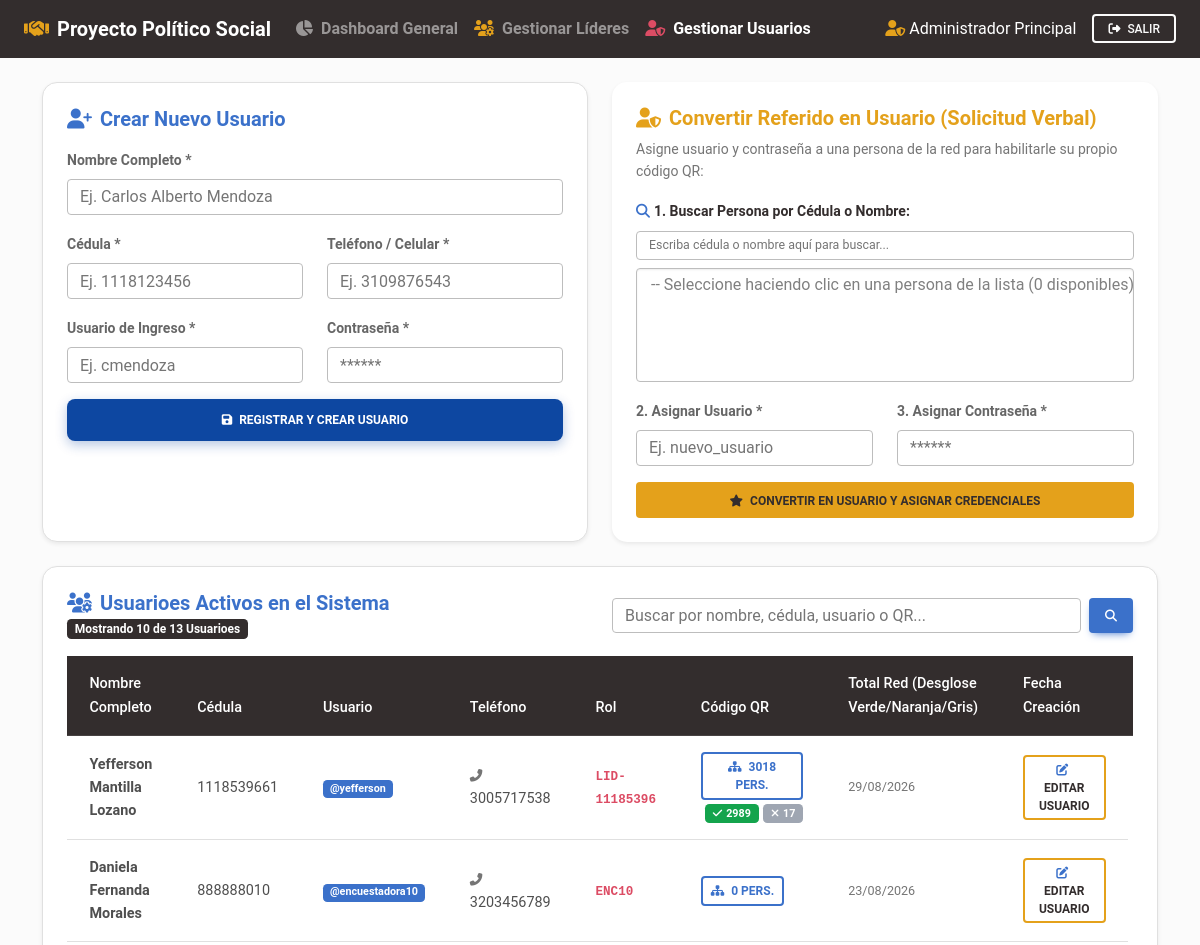
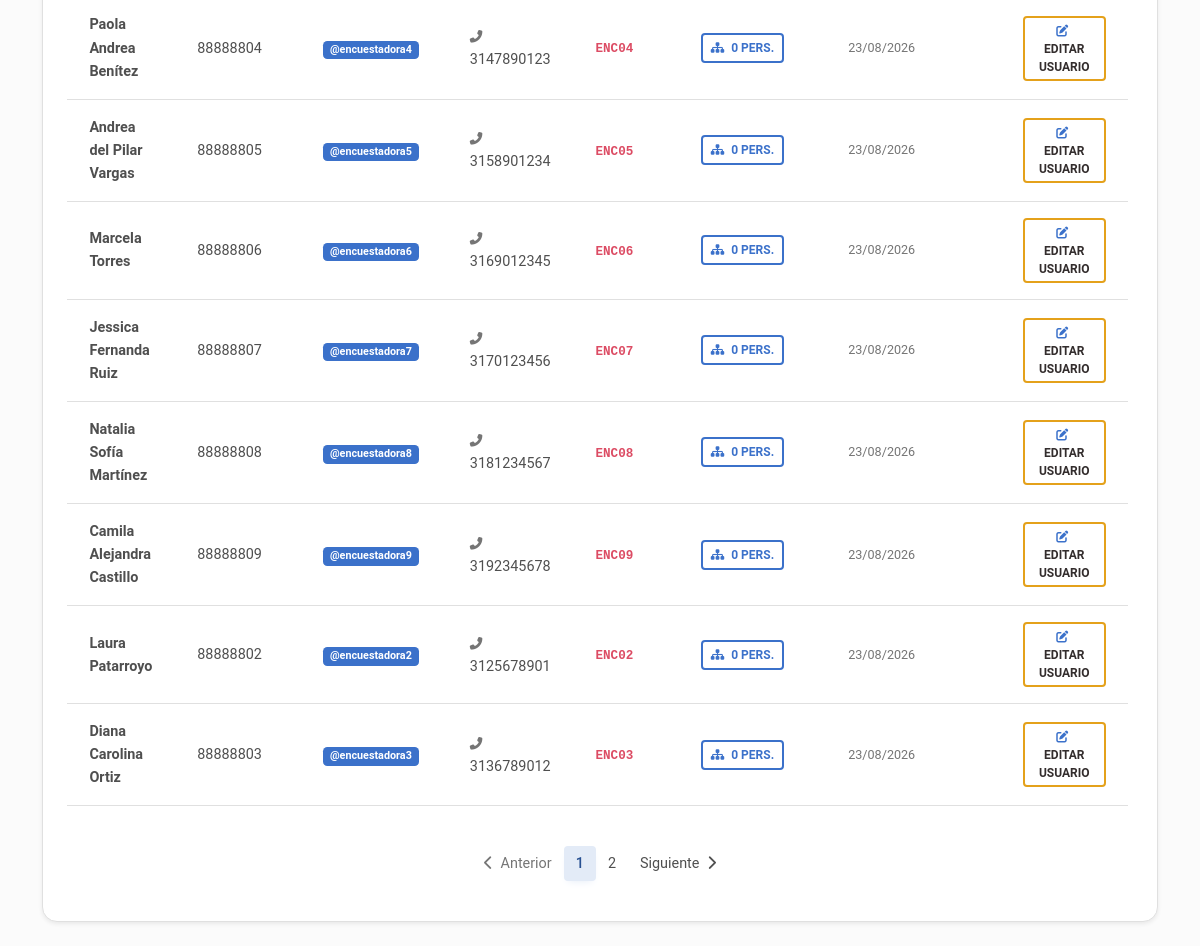
The app's page /admin/usuarios.php (signed in) with its own data (2 pictures, top to bottom).
### tables this page shows
CREATE TABLE `usuarios` (
  `id` int(11) NOT NULL AUTO_INCREMENT,
  `nombre_completo` varchar(150) NOT NULL,
  `cedula` varchar(20) NOT NULL,
  `telefono` varchar(20) NOT NULL,
  `username` varchar(50) NOT NULL,
  `password` varchar(255) NOT NULL,
  `role_id` int(11) NOT NULL,
  `codigo_referido` varchar(30) NOT NULL,
  `intentos_fallidos` int(11) DEFAULT 0,
  `bloqueado_hasta` datetime DEFAULT NULL,
  `creado_en` datetime DEFAULT current_timestamp(),
  PRIMARY KEY (`id`),
  UNIQUE KEY `cedula` (`cedula`),
  UNIQUE KEY `username` (`username`),
  UNIQUE KEY `codigo_referido` (`codigo_referido`),
  KEY `role_id` (`role_id`),
  CONSTRAINT `usuarios_ibfk_1` FOREIGN KEY (`role_id`) REFERENCES `roles` (`id`)
);

### config/auth.php (called while the page is built, shortened)
<?php
require_once __DIR__ . '/security.php';
function getCurrentUser() {
    $pdo = getDB();
    $stmt = $pdo->prepare("SELECT u.*, r.nombre as role_name FROM usuarios u JOIN roles r ON u.role_id = r.id WHERE u.id = ?");
    $stmt->execute([$_SESSION['user_id']]);
    return $stmt->fetch();
}

### config/security.php (called while the page is built, shortened)
<?php
function e($string) {
    if (strpos($string, '├') !== false || strpos($string, 'Ã') !== false) {
        $string = str_replace(
            ['├¡', '├│', '├í', '├®', '├║', '├▒', '├┴', '├┬', '├═', '├ô', '├Ü', 'Ã¡', 'Ã©', 'Ã\xAD', 'Ã³', 'Ãº', 'Ã±'],
            ['í', 'ó', 'á', 'é', 'ú', 'ñ', 'Á', 'É', 'Í', 'Ó', 'Ú', 'á', 'é', 'í', 'ó', 'ú', 'ñ'],
            $string
        );
    }
    return htmlspecialchars($string, ENT_QUOTES, 'UTF-8');
}
function sanitizeInput($data) {
    $data = trim($data);
    $data = stripslashes($data);
    return $data;
}

### admin/usuarios.php (the view, shortened to what this page needs)
<?php
require_once __DIR__ . '/../config/security.php';
require_once __DIR__ . '/../config/auth.php';
$admin = getCurrentUser();
$pdo = getDB();
$buscarLider = sanitizeInput($_GET['buscar_usuario'] ?? '');
$paginaActual = max(1, (int)($_GET['page'] ?? 1));
$registrosPorPagina = 10;
$offset = ($paginaActual - 1) * $registrosPorPagina;
$whereClauses = ["1=1"];
$params = [];
$whereSql = " WHERE " . implode(" AND ", $whereClauses);
$stmtCount = $pdo->prepare("SELECT COUNT(*) FROM usuarios u" . $whereSql);
$stmtCount->execute($params);
$totalLideres = $stmtCount->fetchColumn();
$totalPaginas = max(1, ceil($totalLideres / $registrosPorPagina));
$rangoVista = 2;
$inicioPag = max(1, $paginaActual - $rangoVista);
$finPag = min($totalPaginas, $paginaActual + $rangoVista);
$sqlLideres = "
    SELECT u.*, r.nombre as role_name,
           (SELECT COUNT(*) FROM referidos WHERE lider_raiz_id = u.id) as total_red,
           (SELECT COUNT(*) FROM referidos WHERE lider_raiz_id = u.id AND votante_yopal = 'Si') as total_si,
           (SELECT COUNT(*) FROM referidos WHERE lider_raiz_id = u.id AND votante_yopal = 'Quiero inscribir') as total_inscribir,
           (SELECT COUNT(*) FROM referidos WHERE lider_raiz_id = u.id AND votante_yopal = 'No') as total_no
    FROM usuarios u
    JOIN roles r ON u.role_id = r.id
    " . $whereSql . "
    ORDER BY u.creado_en DESC
    LIMIT " . $registrosPorPagina . " OFFSET " . $offset;
$stmtLideres = $pdo->prepare($sqlLideres);
$stmtLideres->execute($params);
$usuarioes = $stmtLideres->fetchAll();
$stmtElegibles = $pdo->query("
    SELECT r.*,
           CONCAT(r.nombres, ' ', r.apellidos) as nombre_completo
    FROM referidos r
    WHERE r.usuario_id IS NULL
    ORDER BY r.nombres ASC
");
$elegibles = $stmtElegibles->fetchAll();
$queryParams = $_GET;
unset($queryParams['page']);
$queryString = http_build_query($queryParams);
$pageUrlPrefix = '?' . ($queryString ? $queryString . '&' : '') . 'page=';
?>
<!DOCTYPE html>
<html lang="es">
<head>
    <link rel="stylesheet" href="https://cdnjs.cloudflare.com/ajax/libs/font-awesome/6.4.0/css/all.min.css">
    <link rel="stylesheet" href="https://cdnjs.cloudflare.com/ajax/libs/mdb-ui-kit/6.4.0/mdb.min.css">
    <link rel="stylesheet" href="../assets/css/custom.css">
</head>
<body class="bg-light">
<nav class="navbar navbar-expand-lg navbar-dark bg-dark shadow-0 py-2">
    <div class="container-fluid px-4">
        <a class="navbar-brand fw-bold" href="dashboard.php">
            <i class="fas fa-handshake text-warning me-2"></i>Proyecto Político Social
        </a>
        <div class="collapse navbar-collapse" id="navbarAdminMenu">
            <ul class="navbar-nav me-auto mb-2 mb-lg-0">
                <li class="nav-item">
                    <a class="nav-link text-white-50 fw-bold" href="dashboard.php"><i class="fas fa-chart-pie me-1"></i> Dashboard General</a>
                </li>
                <li class="nav-item">
                    <a class="nav-link text-white-50 fw-bold" href="lideres.php"><i class="fas fa-users-cog me-1 text-warning"></i> Gestionar Líderes</a>
                </li>
                <li class="nav-item">
                    <a class="nav-link active fw-bold" href="usuarios.php"><i class="fas fa-user-shield me-1 text-danger"></i> Gestionar Usuarios</a>
                </li>
            </ul>
            <div class="d-flex align-items-center">
                <span class="text-white me-3"><i class="fas fa-user-shield me-1 text-warning"></i><?= e($admin['nombre_completo']) ?></span>
                <a href="../logout.php" class="btn btn-outline-light btn-sm"><i class="fas fa-sign-out-alt me-1"></i> Salir</a>
            </div>
        </div>
    </div>
</nav>
<div class="container py-4">
    <div class="row g-4 mb-4">
        <div class="col-lg-6">
            <div class="card card-custom h-100 shadow-sm border">
                <div class="card-body p-4">
                    <h5 class="fw-bold text-primary mb-3"><i class="fas fa-user-plus me-2"></i>Crear Nuevo Usuario</h5>
                    <form action="usuarioes.php" method="POST">
                        <div class="mb-3">
                            <label class="form-label small fw-bold">Nombre Completo *</label>
                            <input type="text" name="nombre_completo" class="form-control" required placeholder="Ej. Carlos Alberto Mendoza">
                        </div>
                        <div class="row">
                            <div class="col-md-6 mb-3">
                                <label class="form-label small fw-bold">Cédula *</label>
                                <input type="text" name="cedula" class="form-control" required placeholder="Ej. 1118123456" inputmode="numeric" maxlength="12" oninput="this.value = this.value.replace(/[^0-9]/g, '')">
                            </div>
                            <div class="col-md-6 mb-3">
                                <label class="form-label small fw-bold">Teléfono / Celular *</label>
                                <input type="text" name="telefono" class="form-control" required placeholder="Ej. 3109876543" inputmode="numeric" maxlength="10" oninput="this.value = this.value.replace(/[^0-9]/g, '')">
                            </div>
                        </div>
                        <div class="row">
                            <div class="col-md-6 mb-3">
                                <label class="form-label small fw-bold">Usuario de Ingreso *</label>
                                <input type="text" name="username" class="form-control" required placeholder="Ej. cmendoza">
                            </div>
                            <div class="col-md-6 mb-3">
                                <label class="form-label small fw-bold">Contraseña *</label>
                                <input type="password" name="password" class="form-control" required placeholder="******">
                            </div>
                        </div>
                        <button type="submit" class="btn btn-primary btn-block btn-primary-custom">
                            <i class="fas fa-save me-1"></i> Registrar y Crear Usuario
                        </button>
                    </form>
                </div>
            </div>
        </div>
        <div class="col-lg-6">
            <div class="card card-custom h-100 border-warning shadow-sm">
                <div class="card-body p-4">
                    <h5 class="fw-bold text-warning mb-2"><i class="fas fa-user-shield me-2"></i>Convertir Referido en Usuario (Solicitud Verbal)</h5>
                    <p class="small text-muted mb-3">Asigne usuario y contraseña a una persona de la red para habilitarle su propio código QR:</p>
                    <form action="usuarioes.php" method="POST">
                        <div class="mb-3">
                            <label class="form-label small fw-bold text-dark"><i class="fas fa-search me-1 text-primary"></i>1. Buscar Persona por Cédula o Nombre:</label>
                            <input type="text" id="filtroReferidoElegible" class="form-control form-control-sm mb-2" placeholder="Escriba cédula o nombre aquí para buscar...">
                            <select name="referido_id" id="selectReferidoElegible" class="form-select" required size="5">
                                <option value="" disabled>-- Seleccione haciendo clic en una persona de la lista (<?= count($elegibles) ?> disponibles) --</option>
                            </select>
                        </div>
                        <div class="row">
                            <div class="col-md-6 mb-3">
                                <label class="form-label small fw-bold">2. Asignar Usuario *</label>
                                <input type="text" name="username" class="form-control" required placeholder="Ej. nuevo_usuario">
                            </div>
                            <div class="col-md-6 mb-3">
                                <label class="form-label small fw-bold">3. Asignar Contraseña *</label>
                                <input type="password" name="password" class="form-control" required placeholder="******">
                            </div>
                        </div>
                        <button type="submit" class="btn btn-warning btn-block fw-bold text-dark shadow-0">
                            <i class="fas fa-star me-1"></i> Convertir en Usuario y Asignar Credenciales
                        </button>
                    </form>
                </div>
            </div>
        </div>
    </div>
    <div class="card card-custom shadow-sm border">
        <div class="card-body p-4">
            <div class="row align-items-center mb-3">
                <div class="col-md-6">
                    <h5 class="fw-bold text-primary mb-0"><i class="fas fa-users-cog me-2"></i>Usuarioes Activos en el Sistema</h5>
                    <span class="badge bg-dark mt-1">Mostrando <?= count($usuarioes) ?> de <?= $totalLideres ?> Usuarioes</span>
                </div>
                <div class="col-md-6 mt-2 mt-md-0">
                    <form action="usuarioes.php" method="GET" class="d-flex gap-2">
                        <input type="text" name="buscar_usuario" class="form-control" placeholder="Buscar por nombre, cédula, usuario o QR..." value="<?= e($buscarLider) ?>">
                        <button type="submit" class="btn btn-primary btn-sm"><i class="fas fa-search"></i></button>
                    </form>
                </div>
            </div>
            <div class="table-responsive">
                <table class="table table-hover align-middle">
                    <thead class="table-dark">
                        <tr>
                            <th>Nombre Completo</th>
                            <th>Cédula</th>
                            <th>Usuario</th>
                            <th>Teléfono</th>
                                        <th>Rol</th>
                            <th>Código QR</th>
                            <th>Total Red (Desglose Verde/Naranja/Gris)</th>
                            <th>Fecha Creación</th>
                            <th class="text-center">Acciones</th>
                        </tr>
                    </thead>
                    <tbody>
                        <?php if (empty($usuarioes)): ?>
                            <tr>
                                <td colspan="8" class="text-center py-4 text-muted">No se encontraron líderes que coincidan con la búsqueda.</td>
                            </tr>
                        <?php else: ?>
                            <?php foreach ($usuarioes as $lid): ?>
                                <tr>
                                    <td class="fw-bold"><?= e($lid['nombre_completo']) ?></td>
                                    <td><?= e($lid['cedula']) ?></td>
                                    <td><span class="badge bg-primary">@<?= e($lid['username']) ?></span></td>
                                    <td><i class="fas fa-phone-alt me-1 text-muted small"></i><?= e($lid['telefono']) ?></td>
                                    <td><code class="fw-bold text-danger"><?= e($lid['codigo_referido']) ?></code></td>
                                    <td>
                                        <div class="d-flex align-items-center gap-1 flex-wrap">
                                            <a href="dashboard.php?usuario_id=<?= $lid['id'] ?>" class="btn btn-outline-primary btn-sm fw-bold shadow-0 py-1 px-2" title="Filtrar dashboard por este líder">
                                                <i class="fas fa-sitemap me-1"></i> <?= $lid['total_red'] ?> pers.
                                            </a>
                                            <div class="d-inline-flex gap-1 ms-1">
                                                <?php if ($lid['total_si'] > 0): ?>
                                                    <span class="badge bg-success py-1 px-2" title="Votan en Yopal: <?= $lid['total_si'] ?>">
                                                        <i class="fas fa-check me-1"></i><?= $lid['total_si'] ?>
                                                    </span>
                                                <?php endif; ?>
                                                <?php if ($lid['total_no'] > 0): ?>
                                                    <span class="badge bg-secondary py-1 px-2" title="No votantes / Otro municipio: <?= $lid['total_no'] ?>">
                                                        <i class="fas fa-times me-1"></i><?= $lid['total_no'] ?>
                                                    </span>
                                                <?php endif; ?>
                                            </div>
                                        </div>
                                    </td>
                                    <td class="small text-muted"><?= date('d/m/Y', strtotime($lid['creado_en'])) ?></td>
                                    <td class="text-center">
                                        <button class="btn btn-outline-warning btn-sm text-dark fw-bold shadow-0" onclick='abrirModalEditarCredenciales(<?= json_encode($lid) ?>)' title="Modificar datos, usuario o contraseña del líder">
                                            <i class="fas fa-edit me-1 text-primary"></i> Editar Usuario
                                        </button>
                                    </td>
                                </tr>
                            <?php endforeach; ?>
                        <?php endif; ?>
                    </tbody>
                </table>
            </div>
            <?php if ($totalPaginas > 1): ?>
                <nav aria-label="Navegación de líderes" class="mt-4">
                    <ul class="pagination justify-content-center flex-wrap">
                        <li class="page-item <?= ($paginaActual <= 1) ? 'disabled' : '' ?>">
                            <a class="page-link" href="<?= $pageUrlPrefix . ($paginaActual - 1) ?>">
                                <i class="fas fa-chevron-left me-1"></i> Anterior
                            </a>
                        </li>
                        <?php for ($p = $inicioPag; $p <= $finPag; $p++): ?>
                            <li class="page-item <?= ($p === $paginaActual) ? 'active' : '' ?>">
                                <a class="page-link" href="<?= $pageUrlPrefix . $p ?>"><?= $p ?></a>
                            </li>
                        <?php endfor; ?>
                        <li class="page-item <?= ($paginaActual >= $totalPaginas) ? 'disabled' : '' ?>">
                            <a class="page-link" href="<?= $pageUrlPrefix . ($paginaActual + 1) ?>">
                                Siguiente <i class="fas fa-chevron-right ms-1"></i>
                            </a>
                        </li>
                    </ul>
                </nav>
            <?php endif; ?>
        </div>
    </div>
</div>
</body>
</html>

### records on screen
usuarios: nombre_completo "Administrador Principal"
usuarios: nombre_completo "Yefferson Mantilla Lozano", cedula "1118539661", username "yefferson", telefono "3005717538", codigo_referido "LID-11185396", total_red "3018", total_si "2989", total_no "17", creado_en "29/08/2026"
usuarios: nombre_completo "Daniela Fernanda Morales", cedula "888888010", username "encuestadora10", telefono "3203456789", codigo_referido "ENC10", total_red "0", creado_en "23/08/2026"
usuarios: nombre_completo "Paola Andrea Benítez", cedula "88888804", username "encuestadora4", telefono "3147890123", codigo_referido "ENC04", total_red "0", creado_en "23/08/2026"
usuarios: nombre_completo "Andrea del Pilar Vargas", cedula "88888805", username "encuestadora5", telefono "3158901234", codigo_referido "ENC05", total_red "0", creado_en "23/08/2026"
usuarios: nombre_completo "Marcela Torres", cedula "88888806", username "encuestadora6", telefono "3169012345", codigo_referido "ENC06", total_red "0", creado_en "23/08/2026"
usuarios: nombre_completo "Jessica Fernanda Ruiz", cedula "88888807", username "encuestadora7", telefono "3170123456", codigo_referido "ENC07", total_red "0", creado_en "23/08/2026"
usuarios: nombre_completo "Natalia Sofía Martínez", cedula "88888808", username "encuestadora8", telefono "3181234567", codigo_referido "ENC08", total_red "0", creado_en "23/08/2026"
usuarios: nombre_completo "Camila Alejandra Castillo", cedula "88888809", username "encuestadora9", telefono "3192345678", codigo_referido "ENC09", total_red "0", creado_en "23/08/2026"
usuarios: nombre_completo "Laura Patarroyo", cedula "88888802", username "encuestadora2", telefono "3125678901", codigo_referido "ENC02", total_red "0", creado_en "23/08/2026"
usuarios: nombre_completo "Diana Carolina Ortiz", cedula "88888803", username "encuestadora3", telefono "3136789012", codigo_referido "ENC03", total_red "0", creado_en "23/08/2026"

### other values on screen
count($usuarioes) "10"
$totalLideres "13"
